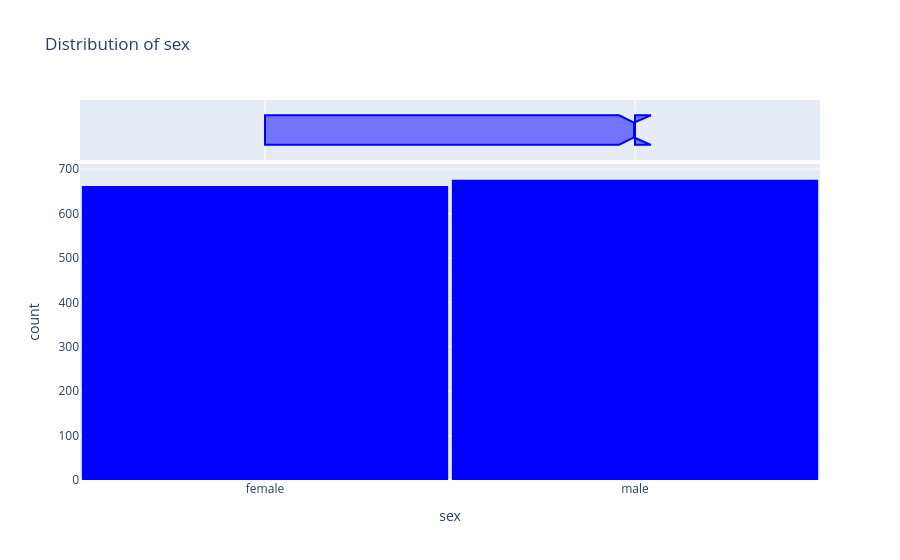

The cell this chart's notebook holds for it:
### Code cell
fig_sex=px.histogram(data,x="sex",marginal ="box",color_discrete_sequence=["blue"],title ="Distribution of sex")
fig_sex.update_layout(bargap=0.01)
fig_sex.show()

### Figure 1 — Plotly figure (JSON) as saved in the notebook; plotly's stock layout.template omitted (floating-point values rounded to 4 significant figures; data arrays with more than 128 entries replaced by an {"elided": "..."} marker saying what was removed)
{"data": [{"bingroup": "x", "hovertemplate": "sex=%{x}<br>count=%{y}<extra></extra>", "legendgroup": "", "marker": {"color": "blue", "pattern": {"shape": ""}}, "name": "", "orientation": "v", "showlegend": false, "type": "histogram", "x": {"elided": "1338 str values"}, "xaxis": "x", "yaxis": "y"}, {"hovertemplate": "sex=%{x}<extra></extra>", "legendgroup": "", "marker": {"color": "blue"}, "name": "", "notched": true, "showlegend": false, "type": "box", "x": {"elided": "1338 str values"}, "xaxis": "x2", "yaxis": "y2"}], "layout": {"bargap": 0.01, "barmode": "relative", "legend": {"tracegroupgap": 0}, "title": {"text": "Distribution of sex"}, "xaxis": {"anchor": "y", "domain": [0, 1], "title": {"text": "sex"}}, "xaxis2": {"anchor": "y2", "domain": [0, 1], "matches": "x", "showgrid": true, "showticklabels": false}, "yaxis": {"anchor": "x", "domain": [0, 0.8316], "title": {"text": "count"}}, "yaxis2": {"anchor": "x2", "domain": [0.8416, 1], "matches": "y2", "showgrid": false, "showline": false, "showticklabels": false, "ticks": ""}}}
